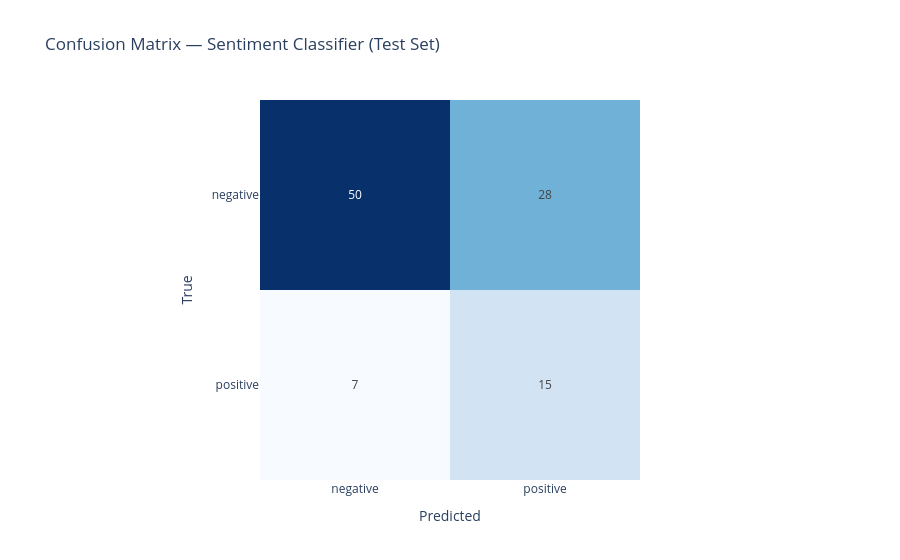

Here is the notebook cell this chart was saved with:
### Markdown cell above
## 3. Confusion Matrix

### Code cell
import joblib
from sklearn.metrics import confusion_matrix

clf = joblib.load(config.SENTIMENT_MODEL_DIR / "classifier.joblib")
le  = joblib.load(config.SENTIMENT_MODEL_DIR / "label_encoder.joblib")

y_true = le.transform(y_test)
y_pred = clf.predict(X_test)

cm = confusion_matrix(y_true, y_pred)
class_names = list(le.classes_)

fig = px.imshow(
    cm,
    x=class_names, y=class_names,
    color_continuous_scale="Blues",
    text_auto=True,
    title="Confusion Matrix — Sentiment Classifier (Test Set)",
    labels={"x": "Predicted", "y": "True"},
)
fig.update_layout(coloraxis_showscale=False)
fig.show()

### Figure 1 — Plotly figure (JSON) as saved in the notebook; plotly's stock layout.template omitted (floating-point values rounded to 4 significant figures)
{"data": [{"coloraxis": "coloraxis", "hovertemplate": "Predicted: %{x}<br>True: %{y}<br>color: %{z}<extra></extra>", "name": "0", "texttemplate": "%{z}", "type": "heatmap", "x": ["negative", "positive"], "xaxis": "x", "y": ["negative", "positive"], "yaxis": "y", "z": [[50, 28], [7, 15]]}], "layout": {"coloraxis": {"colorscale": [[0.0, "rgb(247,251,255)"], [0.125, "rgb(222,235,247)"], [0.25, "rgb(198,219,239)"], [0.375, "rgb(158,202,225)"], [0.5, "rgb(107,174,214)"], [0.625, "rgb(66,146,198)"], [0.75, "rgb(33,113,181)"], [0.875, "rgb(8,81,156)"], [1.0, "rgb(8,48,107)"]], "showscale": false}, "title": {"text": "Confusion Matrix — Sentiment Classifier (Test Set)"}, "xaxis": {"anchor": "y", "constrain": "domain", "domain": [0.0, 1.0], "scaleanchor": "y", "title": {"text": "Predicted"}}, "yaxis": {"anchor": "x", "autorange": "reversed", "constrain": "domain", "domain": [0.0, 1.0], "title": {"text": "True"}}}}
